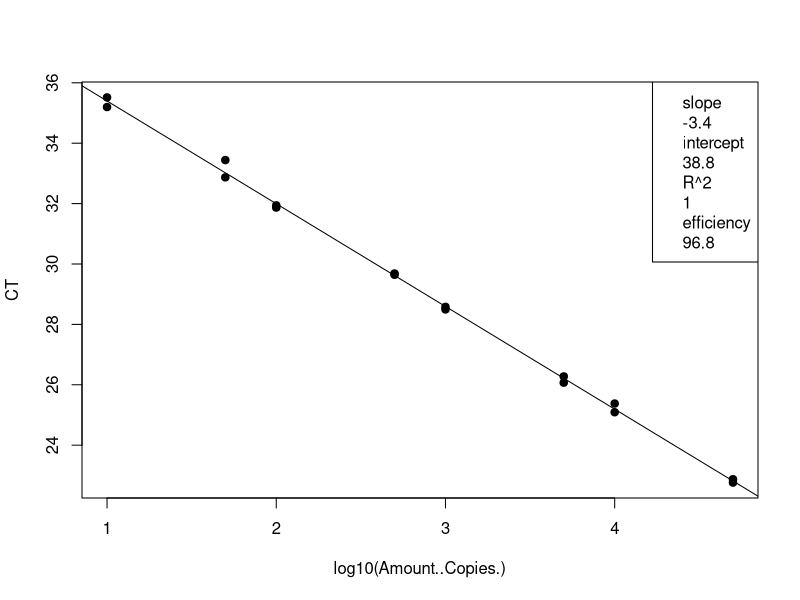
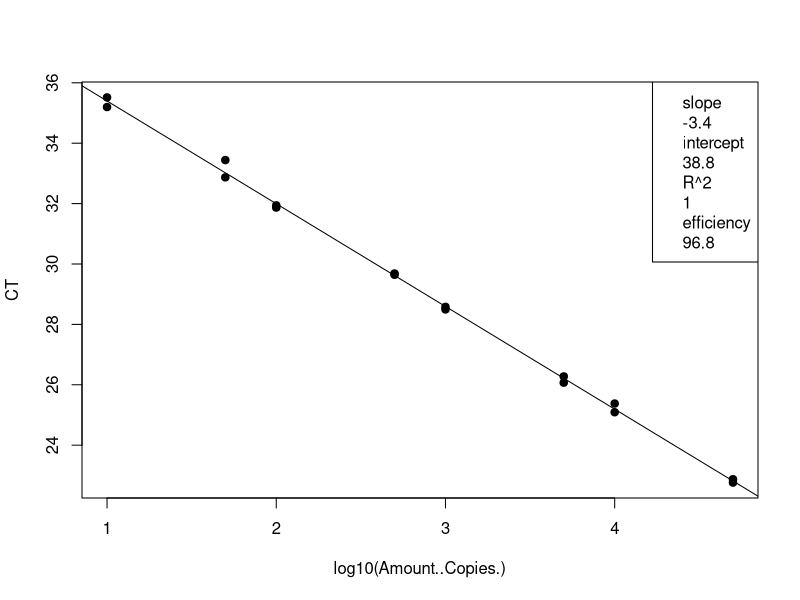
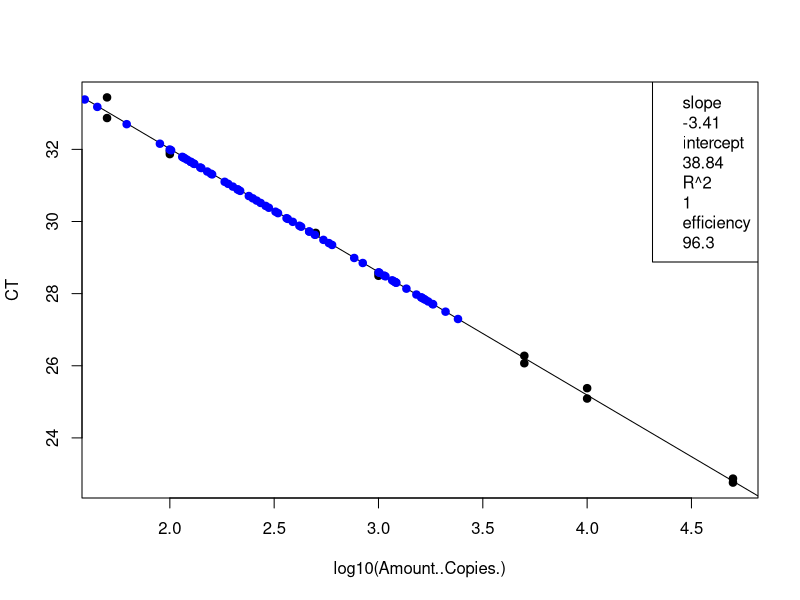
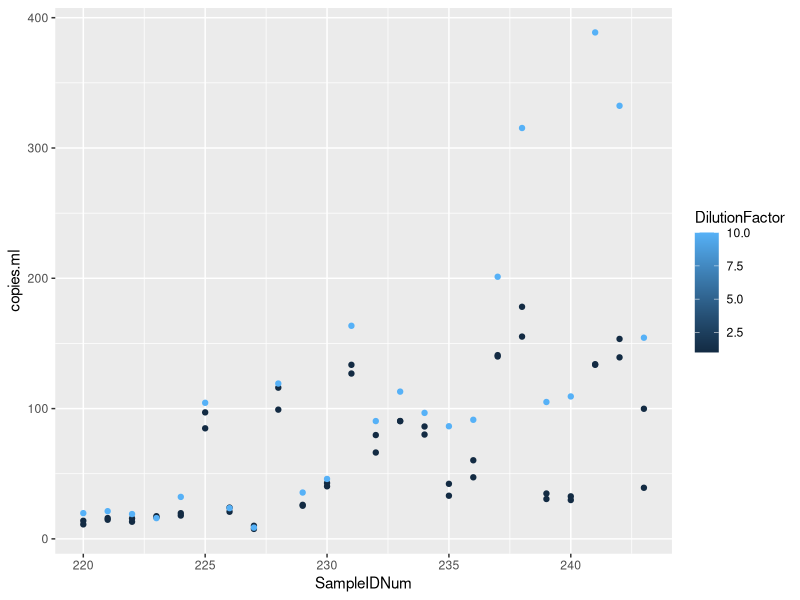

These figures' R source, in order:
## ---- chunk 1
knitr::opts_chunk$set(echo = TRUE)

## ---- chunk 2
# load the data (note data file must be in this repository)
data <- read.csv("Plate10_GenBac_qPCRConversion.csv")
View(data)

# clean up the data file (there is some stuff at the bottom and extra blank rows)
#data <- data[-68:-70,] # This removes rows 92-95
View(data)

# assign to the correct data class #warning message about NAs is OK
class(data$CT) # check the data class type
data$CT <- as.numeric(as.character(data$CT)) # change to numeric
data$Amount..Copies. <- as.numeric(as.character(data$Amount..Copies.)) # change to numeric
## ---- chunk 3
# linear regression of standard curve
standards = data[1:16,]
standardCurve <- lm(CT ~ log10(Amount..Copies.), data = standards)
  
standardCurvePlot <- plot(CT ~ log10(Amount..Copies.), data = standards, pch=19) 
abline(coef(standardCurve)) 
legend("topright", legend=c(paste= "slope", round(standardCurve$coefficients[2], 2), 
                            paste= "intercept", round(standardCurve$coefficients[1], 2), 
                            paste= "R^2", round(summary(standardCurve)$r.squared, 2),
                            paste = "efficiency", round((10^(-1/standardCurve$coefficients[2])-1)*100, 1)))
## ---- chunk 4
# remove standards that sucked and redo analysis NOT NEEDED 21 Jan 2020
#standards <- standards[-15:-16,] # uncomment this line and change which rows to remove
standardCurve <- lm(CT ~ log10(Amount..Copies.), data = standards)

standardCurvePlot <- plot(CT ~ log10(Amount..Copies.), data = standards, pch=19)
abline(coef(standardCurve))
col = "blue"
legend("topright", legend=c(paste= "slope", round(standardCurve$coefficients[2], 2),
                            paste= "intercept", round(standardCurve$coefficients[1], 2),
                            paste= "R^2", round(summary(standardCurve)$r.squared, 2),
                            paste = "efficiency", round((10^(-1/standardCurve$coefficients[2])-1)*100, 1)))
## ---- chunk 5
# data set of unknowns including info on standard curve
#unknowns = subset(data, Name == "UNKNOWN")
unknowns = data[17:88,]
#unknowns <- unknowns[-1:-3,] # uncomment this line and change which rows to remove if these samples were outside of the standard curve

# add new columns to the data table
unknowns$plate_num = 1 #change to the actual plate number
unknowns$standard_slope = standardCurve$coefficients[2]
unknowns$standard_intercept = standardCurve$coefficients[1]
unknowns$R2 = summary(standardCurve)$r.squared
unknowns$efficiency =  (10^(-1/standardCurve$coefficients[2])-1)*100
  
# add a new column that interpolates copies/well from Ct for the unknowns
unknowns$log.copies.well = ((unknowns$CT - standardCurve$coefficients[1])/standardCurve$coefficients[2])
unknowns$copies.well = 10^unknowns$log.copies.well

# copies/ul extract accounting for dilution factor
vol.well = 3 #qPCR template volume in ul
unknowns$vol.well = vol.well
unknowns$copies.ul = ((unknowns$copies.well/vol.well)*unknowns$DilutionFactor)

# copies/extraction
vol.elution = 110 #DNA extraction elution volume in ul
unknowns$vol.elution = vol.elution
unknowns$copies.extraction = (unknowns$copies.ul*vol.elution)

# copies/ml #Volume is volume of sample filtered in mL
unknowns$copies.ml = (unknowns$copies.extraction/unknowns$Volume)


## ---- chunk 6
standards <- standards[-15:-16,] # uncomment this line and change which rows to remove
standardCurve <- lm(CT ~ log10(Amount..Copies.), data = standards)

standardCurvePlot <- plot(CT ~ log10(Amount..Copies.), data = standards, pch=19)
abline(coef(standardCurve))
col = "blue"
legend("topright", legend=c(paste= "slope", round(standardCurve$coefficients[2], 2),
                            paste= "intercept", round(standardCurve$coefficients[1], 2),
                            paste= "R^2", round(summary(standardCurve)$r.squared, 2),
                            paste = "efficiency", round((10^(-1/standardCurve$coefficients[2])-1)*100, 1)))

unknowns = unknowns[1:72,]
standardCurve <- lm(CT ~ log10(copies.well), data = unknowns)

standardCurvePlot <- points(CT ~ log10(copies.well), data = unknowns, pch=19, col = "blue")


#abline(coef(standardCurve))
#legend("topright", legend=c(paste= "slope", round(standardCurve$coefficients[2], 2),
                            #paste= "intercept", round(standardCurve$coefficients[1], 2),
                            #paste= "R^2", round(summary(standardCurve)$r.squared, 2),
                            #paste = "efficiency", round((10^(-1/standardCurve$coefficients[2])-1)*100, 1)))
## ---- chunk 7
# make a plot that compares the diluted to undiluted replicates for each sample including dilution factor
library("ggplot2")
unknowns$SampleIDNum <- as.numeric(as.character(unknowns$SampleIDNum)) # change to numeric
replicates = unknowns[1:72,]
#replicates <- replicates[-18,] # This removes rows (B11)
#replicates <- replicates[-32,] # This removes rows (D8)
#replicates <- replicates[-55,] # This removes rows (G5)
qplot(SampleIDNum,copies.ml, data=replicates, col=DilutionFactor)
## ---- chunk 8
# write csv file
write.csv(unknowns, file = "Plate10_GenBac_ConvertedData.csv", row.names=FALSE, na="")

# average the replicates (if not strongly inhibited) and make a new file
averaged = unknowns[1:72,]
averaged$averaged <- tapply(unknowns$copies.ml, unknowns$SampleIDNum, mean)
write.csv(averaged, file = "Plate10_GenBac_Averaged.csv", row.names=FALSE, na="")
